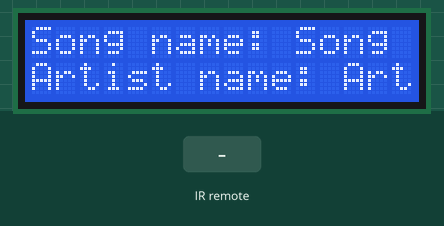
Simulated run of this sketch. Board: Arduino Uno, built with avr-gcc and run on an emulated ATmega328P. On the bench: 16×2 character LCD. The test bench sets the inputs (shaded band). What the sketch prints to the serial monitor is not drawn.

Above: at 0.75 s.
At 1.2 s:
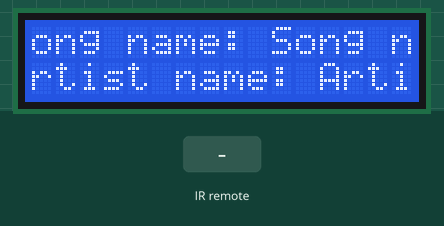
1.3 s: infrared code 0xFF6897 received
At 1.9 s:
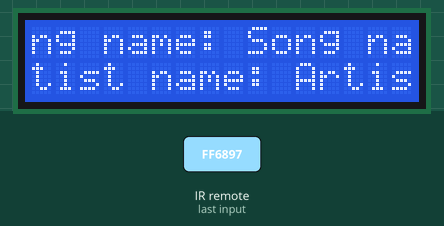
Timing chart, 0 to 4.3 s (numbered marks = the images above; inputs shaded):
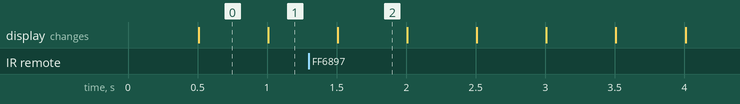

The sketch:

LCD_Remote.ino
```cpp
// include the library code:
#include <LiquidCrystal.h>

//  Pins for LCD
const int registerPin = 7;
const int enablePin = 8;
const int D4Pin = 9;
const int D5Pin = 10;
const int D6Pin = 11;
const int D7Pin = 12;

//  Constants for LCD
const int SIZE_OF_ROW = 16;
const int NUM_COLS = 2;

// initialize the library with the numbers of the interface pins
LiquidCrystal lcd(registerPin, enablePin, D4Pin, D5Pin, D6Pin, D7Pin);

//Text for state1
String text1 = String("Song name: ");
int TEXT1_LENGTH = text1.length();
String text2 = String("Artist name: ");
int TEXT2_LENGTH = text2.length();

//Index for both lines of text
int text1Index = 0;
int text2Index = 0;

bool inputRecieved = false;
long prevMillisLCD = 0;

#define LCD_DELAY 500

//Includes remote library
#include "IRremote.h"
int receiver = 6; // Signal Pin of IR receiver to Arduino Digital Pin 6
bool remoteRecieved = false; //Stores if we get input from remote
long prevMillisRem = 0;

/*-----( Declare objects )-----*/
IRrecv irrecv(receiver);     // create instance of 'irrecv'
decode_results results;      // create instance of 'decode_results'
#define REM_DELAY 500

/*-----( Function )-----*/
void translateIR() { // takes action based on IR code received
  // describing Remote IR codes
  switch(results.value) {
    // case 0xFFA25D: Serial.println("POWER"); break;
    // case 0xFFE21D: Serial.println("FUNC/STOP"); break;
    // case 0xFF629D: Serial.println("VOL+"); break;
    // case 0xFF22DD: Serial.println("FAST BACK");    break;
    // case 0xFF02FD: Serial.println("PAUSE");    break;
    // case 0xFFC23D: Serial.println("FAST FORWARD");   break;
    // case 0xFFE01F: Serial.println("DOWN");    break;
    // case 0xFFA857: Serial.println("VOL-");    break;
    // case 0xFF906F: Serial.println("UP");    break;
    // case 0xFF9867: Serial.println("EQ");    break;
    // case 0xFFB04F: Serial.println("ST/REPT");    break;
    case 0xFF6897:
      // Serial.println("0");
      Serial.write('0');
      break;
    case 0xFF30CF:
      // Serial.println("1");
      Serial.write('1');
      break;
    case 0xFF18E7:
      // Serial.println("2");
      Serial.write('2');
      break;
    case 0xFF7A85:
      // Serial.println("3");
      Serial.write('3');
      break;
    case 0xFF10EF:
      Serial.println("4");
      Serial.write('4');
      break;
    case 0xFF38C7:
      Serial.println("5");
      Serial.write('5');
      break;
    case 0xFF5AA5:
      Serial.println("6");
      Serial.write('6');
      break;
    case 0xFF42BD:
      Serial.println("7");
      Serial.write('7');
      break;
    case 0xFF4AB5:
      Serial.println("8");
      Serial.write('8');
      break;
    // case 0xFF52AD: Serial.println("9");    break;
    // case 0xFFFFFFFF: Serial.println(" REPEAT");break;
    // default:
    //   Serial.println(" other button : ");
    //   Serial.println(results.value);
  }// End Case

  // delay(500); // Do not get immediate repeat
} //END translateIR


//Scrolls through text in LCD Screen
void scroll(int row, String text, int *index, int length) {
  //Rewrites line 2 with charcter from quote, giving "illusion" of scrolling
  lcd.setCursor(0, row);
  for (int i = 0; i < SIZE_OF_ROW; i++) {
    lcd.print(text.charAt((i + (*index)) % length));
  }

  //Sets quote index back to 0 if too high
  if ((*index) % length == 0) {
    (*index) = 0;
  }

  (*index)++;
}

void setup() {
  // put your setup code here, to run once:
  Serial.begin(9600); //Sets up Serial monitor (for debugging)
  lcd.begin(SIZE_OF_ROW, NUM_COLS); //Initializes display of LCD
  // Serial.println("IR Receiver Button Decode");
  irrecv.enableIRIn(); // Start the receiver
}

void scrollText() {
  lcd.clear();
  //Rewrites line 1 with charcter from quote, giving "illusion" of scrolling
  scroll(0, text1, &text1Index, TEXT1_LENGTH);
  //Rewrites line 2 with charcter from quote, giving "illusion" of scrolling
  scroll(1, text2, &text2Index, TEXT2_LENGTH);
}

void getInput(){
  Serial.println("Input Song name:");
  while (Serial.available() == 0) {}

  String input = Serial.readString();
  input.trim();
  text1 += input + " |";
  TEXT1_LENGTH = text1.length();

  Serial.println("Input Artist name:");
  while (Serial.available() == 0) {}

  input = Serial.readString();
  input.trim();
  text2 += input + " |";
  TEXT2_LENGTH = text2.length();

  // Serial.println(text1);
  // Serial.println(text2);
}


void loop() {
  // put your main code here, to run repeatedly:

  // if (inputRecieved == false) {
  //   getInput();
  //   inputRecieved = true;
  //   scrollText();
  // }

  long currentMillis = millis();

  if (currentMillis - prevMillisLCD >= LCD_DELAY) {
    prevMillisLCD = currentMillis;
    scrollText();
  }

  // If we get input from the remote...
  if (irrecv.decode(&results) && !remoteRecieved){
    translateIR();
    irrecv.resume(); // receive the next value
    remoteRecieved = true;
    prevMillisRem = currentMillis;
  }

  if(remoteRecieved && currentMillis - prevMillisRem >= REM_DELAY) {
    remoteRecieved = false;
  }

}
```

Measured:
- what the display in image 0 shows lasts 0.5 s, from 0.5 s to 1.0 s
